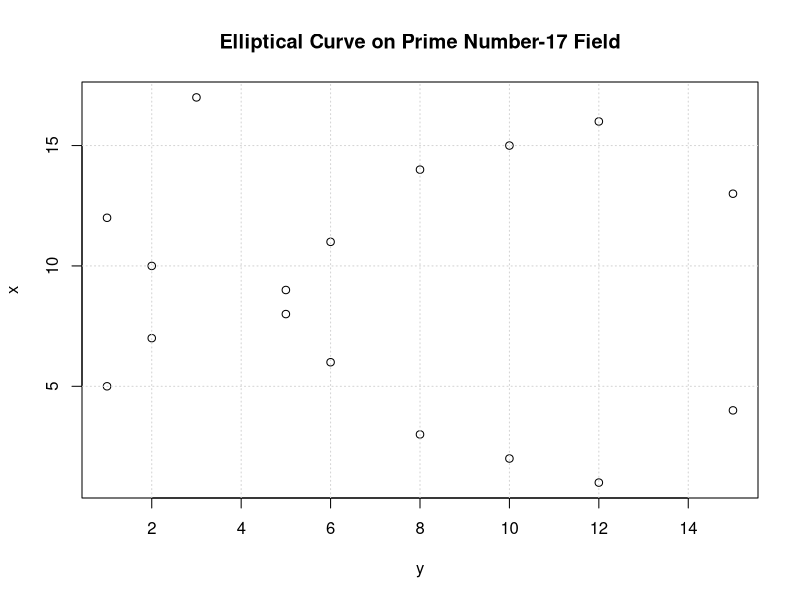

Here is the R script that generated this plot:
prime_num <- 17

x <- 1:prime_num

y <- 1:prime_num

y1 <- numeric(0)

for(i in 1:length(x)){
  for(j in 1:length(y)){
    if((y[j]^2 - x[i]^3 - 7) %% prime_num == 0){
      y1[j] <- y[i]
    }
  }
}

y <- y1[!is.na(y1)]
plot(y,x,type = "p",main="Elliptical Curve on Prime Number-17 Field")
grid()
